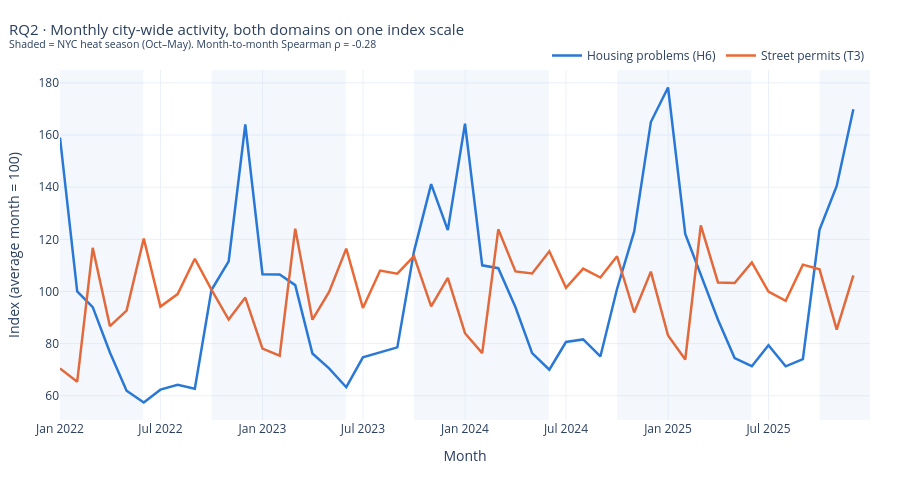

Notebook source saved alongside this figure:
### Markdown cell above
### RQ2. Do the two domains peak in the same months of the year, or in opposite seasons?

**Why it matters:** Timing matters for staffing: if streets are busiest when complaints are lowest, inspectors and crews compete less for the same months.

**Method:** City-wide monthly totals, each turned into an index (average month = 100) so both fit on one axis. Month-of-year averages identify each peak and low.

**Chart choice:** Two-line time series on a shared index scale with the legal heat season (Oct-May) shaded. A shared index avoids the misleading dual-axis effect.

### Code cell
table, fig, st = A.rq2_seasonal_cycles(integrated)
print({k: v for k, v in st.items()})
display(table.T)
RESULTS['rq2'] = st
save(fig, 'rq2')
